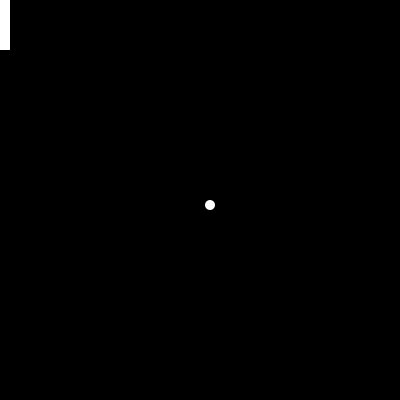
Frame 1 (no input)
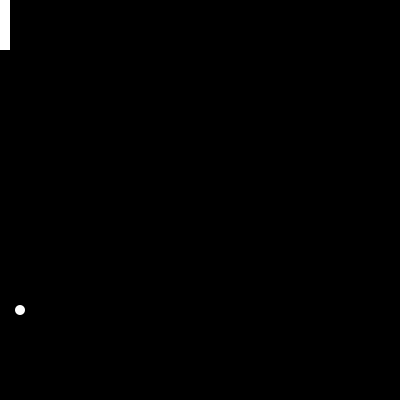
Frame 60 (the mouse pressed at the canvas centre just before this capture)
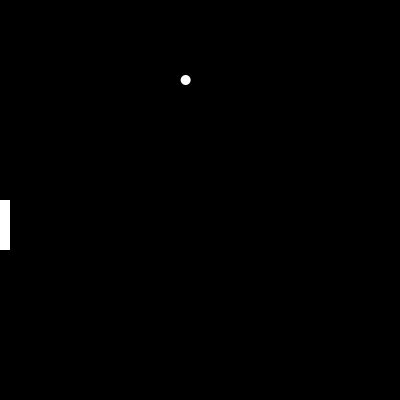
Frame 120 (the mouse held since frame 60 and released just before this capture)

The Processing sketch that drew these frames (run headless with seeded random() and noise(); from frame 60 on, the mouse is pressed at the canvas centre):

// Processing sketch: cours05_pong_solitaire
// ── cours05_pong_solitaire.pde
float positionx = 200;
float positiony = 200;
float vitessex = 10.0;
float vitessey = 5.0;
float diametre = 10;
float raquettey = 200;
float raquettew = 10;
float raquetteh = 50;

void setup() 
{
  size(400, 400);
  surface.setTitle("cours 05 / pong solitaire");
}

void draw() 
{
  background(0);
  positionx = positionx + vitessex;
  positiony = positiony + vitessey;
  raquettey = mouseY;

  if (positionx > width)
  {
    vitessex = -vitessex;
  }

  // Rebond à gauche 
  if (positionx < raquettew)
  {
    // Rebond sur la raquette
    if (positiony > raquettey && positiony < raquettey+raquetteh)
    {
      vitessex = -vitessex;
    }
    // Sinon perdu et balle au centre avec vitesse positive aléatoire
    else
    {
      positionx = width/2;
      positiony = height/2;
      vitessex = random(2,10);
    }
    
    
  }
  // Rebond en haut  
  if (positiony < 0)
  {
    vitessey = -vitessey;
  }
  // Rebond en bas
  if (positiony > height)
  {
    vitessey = -vitessey;
  }
  fill(255);
  noStroke();
  ellipse(positionx,positiony,diametre,diametre);
  rect(0,raquettey,raquettew,raquetteh);




}
